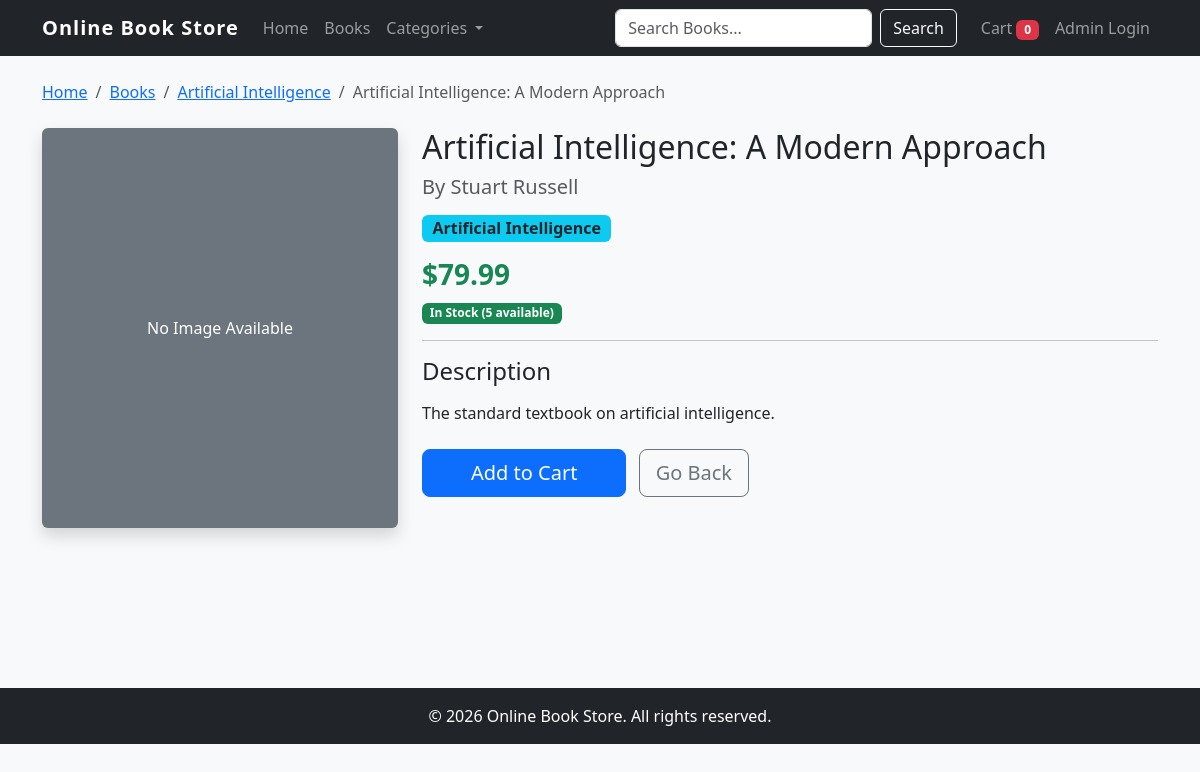
Page /books/3/ on the committed database.
### books/models.py (models this page shows, shortened)
class Book(models.Model):
    title = models.CharField(max_length=200)
    author = models.CharField(max_length=200)
    price = models.DecimalField(max_digits=10, decimal_places=2)
    category = models.ForeignKey(Category, on_delete=models.CASCADE)
    description = models.TextField()
    image = models.ImageField(upload_to='books/', blank=True, null=True)
    stock = models.IntegerField(default=0)

class Category(models.Model):
    name = models.CharField(max_length=100)
    class Meta:
        verbose_name_plural = "Categories"

### books/views.py (the view)
# urls.py: path('books/<int:book_id>/', views.book_detail, name='book_detail'),
def book_detail(request, book_id):
    book = get_object_or_404(Book, id=book_id)
    return render(request, 'books/book_detail.html', {'book': book})

### books/context_processors.py (called while the page is built)
def categories_processor(request):
    return {'global_categories': Category.objects.all()}

### books/templates/books/book_detail.html
{% extends 'books/base.html' %}
{% block content %}
<nav aria-label="breadcrumb">
  <ol class="breadcrumb">
    <li class="breadcrumb-item"><a href="{% url 'home' %}">Home</a></li>
    <li class="breadcrumb-item"><a href="{% url 'book_list' %}">Books</a></li>
    <li class="breadcrumb-item"><a href="{% url 'category_books' book.category.id %}">{{ book.category.name }}</a></li>
    <li class="breadcrumb-item active" aria-current="page">{{ book.title }}</li>
  </ol>
</nav>
<div class="row mt-4">
    <div class="col-md-4 mb-4">
        {% if book.image %}
            <img src="{{ book.image.url }}" class="img-fluid rounded shadow" alt="{{ book.title }}">
        {% else %}
            <div class="bg-secondary text-white d-flex align-items-center justify-content-center rounded shadow" style="height: 400px;">
                <span>No Image Available</span>
            </div>
        {% endif %}
    </div>
    <div class="col-md-8">
        <h2>{{ book.title }}</h2>
        <h5 class="text-muted">By {{ book.author }}</h5>
        <div class="mt-3 mb-3">
            <span class="badge bg-info text-dark fs-6">{{ book.category.name }}</span>
        </div>
        <h3 class="text-success fw-bold">${{ book.price }}</h3>
        <p class="mt-2">
            {% if book.stock > 0 %}
                <span class="badge bg-success">In Stock ({{ book.stock }} available)</span>
            {% else %}
                <span class="badge bg-danger">Out of Stock</span>
            {% endif %}
        </p>
        <hr>
        <h4>Description</h4>
        <p class="lead fs-6">{{ book.description|linebreaks }}</p>
        <div class="mt-4">
            {% if book.stock > 0 %}
                <a href="{% url 'add_to_cart' book.id %}" class="btn btn-primary btn-lg px-5">Add to Cart</a>
            {% else %}
                <button class="btn btn-secondary btn-lg px-5" disabled>Out of Stock</button>
            {% endif %}
            <a href="javascript:history.back()" class="btn btn-outline-secondary btn-lg ms-2">Go Back</a>
        </div>
    </div>
</div>
{% endblock content %}

### static/css/style.css (style rules this page uses)
body { background-color: #f8f9fa; }

### rows in the picture
Book: category.name "Artificial Intelligence", title "Artificial Intelligence: A Modern Approach", author "Stuart Russell", price "79.99", stock "5", description "The standard textbook on artificial intelligence."

### other values in the picture
{{ request.session.cart|length }} "0"
